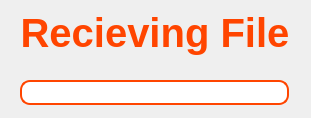
<?xml version="1.0" encoding="UTF-8"?>
<ui version="4.0">
 <class>MainWindow</class>
 <widget class="QMainWindow" name="MainWindow">
  <property name="geometry">
   <rect>
    <x>0</x>
    <y>0</y>
    <width>311</width>
    <height>118</height>
   </rect>
  </property>
  <property name="windowTitle">
   <string>Recieving Fle Status</string>
  </property>
  <widget class="QWidget" name="centralwidget">
   <widget class="QProgressBar" name="saving_progress_bar">
    <property name="geometry">
     <rect>
      <x>20</x>
      <y>80</y>
      <width>269</width>
      <height>25</height>
     </rect>
    </property>
    <property name="maximumSize">
     <size>
      <width>400</width>
      <height>25</height>
     </size>
    </property>
    <property name="styleSheet">
     <string notr="true">QProgressBar {
    border: 2px solid #FF4500; /* Add a red border */
    border-radius: 10px; /* Make the progress bar rounded */
    text-align: center; /* Center the text inside the progress bar */
    font-size: 14px; /* Set the font size */
    color: #FFF; /* Set the text color to white */
}

QProgressBar::chunk {
    background-color: #FF4500; /* Set the progress bar chunk color to red */
}</string>
    </property>
    <property name="value">
     <number>0</number>
    </property>
   </widget>
   <widget class="QLabel" name="label">
    <property name="geometry">
     <rect>
      <x>20</x>
      <y>10</y>
      <width>270</width>
      <height>45</height>
     </rect>
    </property>
    <property name="maximumSize">
     <size>
      <width>270</width>
      <height>50</height>
     </size>
    </property>
    <property name="styleSheet">
     <string notr="true">QLabel {
    font-family: Arial, sans-serif;
    font-size: 40px; /* Larger font size */
    font-weight: bold; /* Make the text bold */
    color: #FF4500; /* Text color (example: DarkOrange) */
    background: transparent; /* No background */
    text-align: center; /* Center the text horizontally */

}</string>
    </property>
    <property name="text">
     <string>Recieving File</string>
    </property>
    <property name="alignment">
     <set>Qt::AlignCenter</set>
    </property>
   </widget>
  </widget>
 </widget>
 <resources/>
 <connections/>
</ui>
